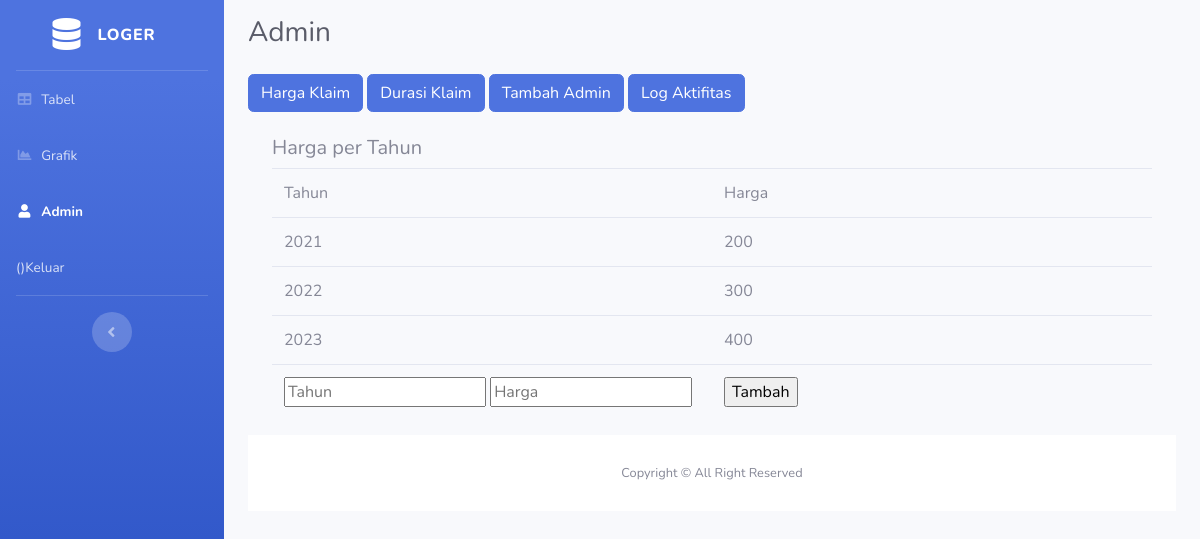
Page /harga_klaim.php on the committed database.
### tables this page shows
CREATE TABLE `harga` (
  `id_harga` int(11) NOT NULL,
  `years` int(4) NOT NULL,
  `harga` int(11) NOT NULL
);

### harga_klaim.php (the view, shortened to what this page needs)
<!DOCTYPE html>
<html lang="en">
<head>
    <link href="assets/vendor/fontawesome-free/css/all.min.css" rel="stylesheet" type="text/css">
    <link href="assets/css/sb-admin-2.min.css" rel="stylesheet">
</head>
<body id="page-top">
    <div id="wrapper">
        <ul class="navbar-nav bg-gradient-primary sidebar sidebar-dark accordion" id="accordionSidebar">
            <a class="sidebar-brand d-flex align-items-center justify-content-center" href="masuk.php">
                <div class="sidebar-brand-icon">
                    <i class="fas fa-database"></i>
                </div>
                <div class="sidebar-brand-text mx-3">LOGER</div>
            </a>
            <hr class="sidebar-divider my-0">
            <li class="nav-item">
                <a class="nav-link" href="log.php">
                    <i class="fas fa-fw fa-table"></i>
                    <span>Tabel</span></a>
            </li>
            <li class="nav-item">
                <a class="nav-link" href="grafik.php">
                    <i class="fas fa-fw fa-chart-area"></i>
                    <span>Grafik</span></a>
            </li>
            <li class="nav-item active">
                <a class="nav-link" href="home_admin.php">
                    <i class="fas fa-fw fa-user"></i>
                    <span>Admin</span></a>
            </li>
            <li class="nav-item">
                <a class="nav-link" href="logout.php">
                    <?php
                    $email = $_SESSION["email"];
                    ?>
                    <span>(<?php echo $email; ?>)Keluar</span></a>
            </li>
            <hr class="sidebar-divider d-none d-md-block">
            <div class="text-center d-none d-md-inline">
                <button class="rounded-circle border-0" id="sidebarToggle"></button>
            </div>
        </ul>
        <div id="content-wrapper" class="d-flex flex-column">
            <div id="content">
                <nav class="navbar">
                </nav>
                <div class="container-fluid">
                    <div class="d-sm-flex align-items-center justify-content-between mb-4">
                        <h1 class="h3 mb-0 text-gray-800">Admin</h1>
                    </div>
                    <a href="harga_klaim.php" class="btn btn-primary">Harga Klaim</a>
                    <a href="durasi_klaim.php" class="btn btn-primary">Durasi Klaim</a>
                    <a href="daftar_admin.php" class="btn btn-primary">Tambah Admin</a>
                    <a href="log_aktifitas.php" class="btn btn-primary">Log Aktifitas</a>
                    	<br></br>
                    <div class="container">
                    <table class="table bordered">
                            <h5>Harga per Tahun</h5>
                            <tr>
                                <td width="50%">Tahun</td>
                                <td width="50%">Harga</td>
                            </tr>
                            <?php
                            include "koneksi.php";
                        	$query_harga = mysqli_query($koneksi,"SELECT*FROM harga");
                            while($res_harga = mysqli_fetch_array($query_harga)) {
                            ?>
                            <tr>
                                <td width="50%"><?php echo $res_harga['years']; ?></td>
                                <td width="50%"><?php echo $res_harga['harga']; ?></td>
                            </tr>
                            <?php
                            };
                            ?>
                            <tr>
                                <form action="proses_tambah_harga.php" method="POST">
                                <td width="50%">
                                    <input type="number" name="years" placeholder="Tahun">
                                    <input type="number" name="harga" placeholder="Harga"></td>
                                <td><input type="submit" value="Tambah"></td>
                            </tr>
                        </table>
    </div>
            <footer class="sticky-footer bg-white">
                <div class="container my-auto">
                    <div class="copyright text-center my-auto">
                        <span>Copyright &copy; All Right Reserved</span>
                    </div>
                </div>
            </footer>
        </div>
    </div>
</body>
</html>
</body>
</html>

### rows in the picture
harga: years "2021", harga "200"
harga: years "2022", harga "300"
harga: years "2023", harga "400"
